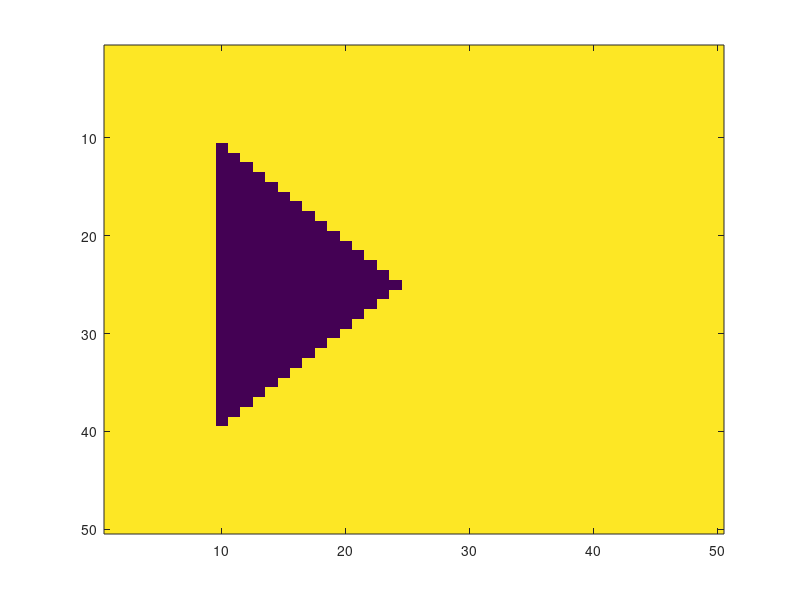

Recreate this plot in MATLAB.
function c = mask0_for_lens()
index = 1.5;
c = ones(50,50);
for n = 1:50
    for m = 1:50
        c1 = m >= 10;
        c2 = n > m;
        c3 = m < 50 - n;
        if c1 && c2 && c3
            c(n,m) = 1/index;
        end
    end
end
imagesc(c)
end